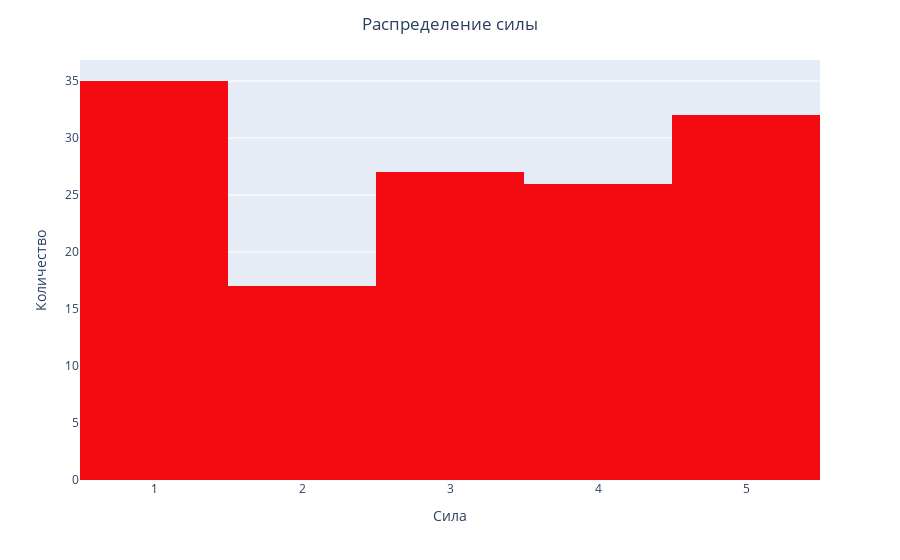

Notebook code for this chart:
### Markdown cell above
Ну... В теории можно построить график распределения и +- случайно распределить параметры, на основе существующих данных. Допустим, мы присвоим 1 с такой вероятностью, 2 с другой и т.д

Алгоритм примерно следующий:

находим сколько стендов имеют силу 1, например, и делим на общее количество стендов

### Code cell
done_values_power = begin_dataset[
    (begin_dataset['Сила'] != 'undefined') & (begin_dataset['Сила'] != 'unknown') & (begin_dataset['Сила'] != 'infinite')
]

done_values_power_piv = done_values_power.value_counts('Сила').reset_index()
print(done_values_power_piv)

power_stats_histogram = px.histogram(done_values_power_piv, x = 'Сила', y = 'count', nbins = 8, color_discrete_sequence=['#f40b12'])
power_stats_histogram.update_layout(title = {'text': 'Распределение силы', 'x': 0.5}, showlegend = False, xaxis_title = 'Сила', yaxis_title = 'Количество')
power_stats_histogram.show()

### Figure 1 — Plotly figure (JSON) as saved in the notebook; plotly's stock layout.template omitted (floating-point values rounded to 4 significant figures)
{"data": [{"alignmentgroup": "True", "bingroup": "x", "histfunc": "sum", "hovertemplate": "Сила=%{x}<br>sum of count=%{y}<extra></extra>", "legendgroup": "", "marker": {"color": "#f40b12", "pattern": {"shape": ""}}, "name": "", "nbinsx": 8, "offsetgroup": "", "orientation": "v", "showlegend": false, "type": "histogram", "x": [1, 5, 3, 4, 2], "xaxis": "x", "y": [35, 32, 27, 26, 17], "yaxis": "y"}], "layout": {"barmode": "relative", "legend": {"tracegroupgap": 0}, "margin": {"t": 60}, "showlegend": false, "title": {"text": "Распределение силы", "x": 0.5}, "xaxis": {"anchor": "y", "domain": [0, 1], "title": {"text": "Сила"}}, "yaxis": {"anchor": "x", "domain": [0, 1], "title": {"text": "Количество"}}}}
